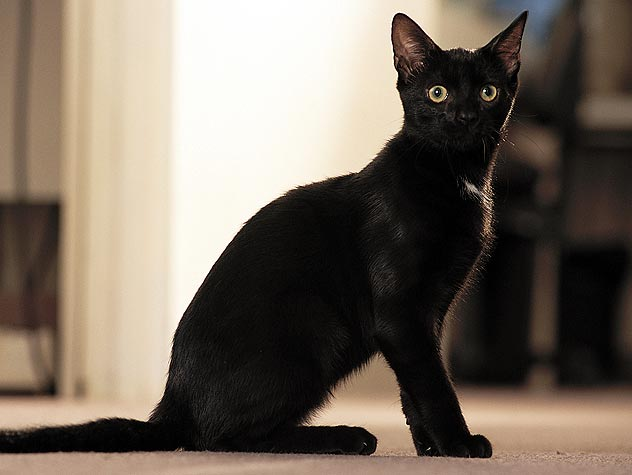
//> input picture test_images/black_cat.jpg, 632 x 475 px
$ ./EqualHistogram test_images/black_cat.jpg   (built with g++ and OpenCV 4)
//> lines starting //> are read from the running program, lines starting //| are printed output that depends on the picture; after the words box and inside, x2 and y2 are one past the last pixel; in counts of white or black regions, pixels touching at a corner belong together
### Histogram.h
// Utilities for computing, manipulating, and drawing histograms.

#include <opencv2/opencv.hpp>

// For now, assumes BGR, 8 bit unsigned channels
class Histogram {

  public:
    Histogram();

    // Input image MUST be BGR (8UC3)
    Histogram(const cv::Mat &image);
    ~Histogram();

    // Integrate this histogram and return a new, cumulative histogram.
    Histogram cumulative() const;

    // Draw the histogram (currently hard-coded to return a 255 x 100 image)
    cv::Mat draw() const;

    // Number of pixels with the given intensity value (per channel)
    size_t blue[256];
    size_t green[256];
    size_t red[256];
};

### Histogram.cpp
#include "Histogram.h"

Histogram::Histogram() : blue {0}, green {0}, red {0} {
}

Histogram::Histogram(const cv::Mat &image) : blue {0}, green {0}, red {0} {
    cv::Size size = image.size();
    for (int x = 0; x < size.width; x++) {
        for (int y = 0; y < size.height; y++) {
            const cv::Vec3b &values = image.at<cv::Vec3b>(cv::Point(x, y));
            blue[values.val[0]]++;
            green[values.val[1]]++;
            red[values.val[2]]++;
        }
    }
}

Histogram::~Histogram() {
}

Histogram Histogram::cumulative() const {
    Histogram hOut;
    hOut.blue[0] = blue[0];
    hOut.green[0] = green[0];
    hOut.red[0] = red[0];
    for (size_t i = 0; i < 256; i++) {
        hOut.blue[i] = hOut.blue[i-1] + blue[i];
        hOut.green[i] = hOut.green[i-1] + green[i];
        hOut.red[i] = hOut.red[i-1] + red[i];
    }
    return hOut;
}

cv::Mat Histogram::draw() const {
    cv::Mat output(cv::Size(256, 100), CV_8UC3, cv::Scalar(0, 0, 0));
    size_t max = 0;

    // For normalization, find max (which we'll map to 100)
    for (unsigned i = 0; i < 256; i++) {
        if (max < red[i]) {
            max = red[i];
        }
        if (max < green[i]) {
            max = green[i];
        }
        if (max < blue[i]) {
            max = blue[i];
        }
    }

    // Now draw it
    for (unsigned i = 1; i < 256; i++) {
        for (unsigned c = 0; c < 3; c++) {
            cv::Point p1, p2;
            switch (c) {
                case 0:
                    p1 = cv::Point(i-1, 100-blue[i-1]*100/max);
                    p2 = cv::Point(i, 100-blue[i]*100/max);
                    break;
                case 1:
                    p1 = cv::Point(i-1, 100-green[i-1]*100/max);
                    p2 = cv::Point(i, 100-green[i]*100/max);
                    break;
                case 2:
                    p1 = cv::Point(i-1, 100-red[i-1]*100/max);
                    p2 = cv::Point(i, 100-red[i]*100/max);
                    break;
            }
            cv::LineIterator it(output, p1, p2, 8);
            for (int i = 0; i < it.count; i++, it++) {
                ((cv::Vec3b *)(*it))->val[c] = 255;
            }
        }
    }
    return output;
}

### EqualHistogram.cpp
// Ex 3.6: Histogram equalization
// Compute the gray level (luminance) histogram for an image and equalize it
// so that the tones look better (and the image is less sensitive to exposure
// settings).
//
// Note: Not actually using luminance yet.

#include <opencv2/opencv.hpp>

#include <iostream>

#include "Histogram.h"

#define WINDOW_NAME "Histogram Equalizer"

cv::Mat equalHistogram(const cv::Mat &image) {
    cv::Mat equalized(image.size(), CV_8UC3);
    Histogram h = Histogram(image).cumulative();
    size_t totalRed = h.red[255];
    size_t totalGreen = h.green[255];
    size_t totalBlue = h.blue[255];
    for (int x = 0; x < image.size().width; x++) {
        for (int y = 0; y < image.size().height; y++) {
            cv::Point p(x, y);
            const cv::Vec3b &origValues = image.at<cv::Vec3b>(p);
            cv::Vec3b &newValues = equalized.at<cv::Vec3b>(p);
            newValues[0] = (double)(h.blue[origValues[0]]*255)/totalBlue+0.5;
            newValues[1] = (double)(h.green[origValues[1]]*255)/totalGreen+0.5;
            newValues[2] = (double)(h.red[origValues[2]]*255)/totalRed+0.5;
        }
    }
    return equalized;
}

cv::Mat makeDisplayImage(const cv::Mat &image, const cv::Mat &imageHist,
                         const cv::Mat &equalized,
                         const cv::Mat &equalizedHist) {
    cv::Size inSize = image.size();
    cv::Size outSize(inSize.width * 2 + 2, inSize.height);
    cv::Mat displayImage(outSize, CV_8UC3, cv::Scalar(0, 0, 0));

    image.copyTo(displayImage(cv::Rect(cv::Point(0, 0), inSize)));
    imageHist.copyTo(displayImage(cv::Rect(
                       cv::Point(0, inSize.height-imageHist.size().height),
                       imageHist.size())));
    cv::putText(displayImage, "input", cv::Point(0, 20),
                cv::FONT_HERSHEY_PLAIN, 1.0, cv::Scalar(0, 255, 0));

    equalized.copyTo(displayImage(cv::Rect(cv::Point(inSize.width+2, 0),
                                           inSize)));
    equalizedHist.copyTo(displayImage(cv::Rect(
                     cv::Point(inSize.width,
                               inSize.height-equalizedHist.size().height),
                     equalizedHist.size())));
    cv::putText(displayImage, "output", cv::Point(inSize.width+2, 20),
                cv::FONT_HERSHEY_PLAIN, 1.0, cv::Scalar(0, 255, 0));

    return displayImage;
}

int main(int argc, char *argv[]) {
    if (argc != 2) {
        std::cerr << "Usage: " << argv[0] << " [image file]\n";
        return 1;
    }

    cv::Mat image = cv::imread(argv[1]);
//> image is the input picture: 475 rows x 632 cols, CV_8UC3; mean B, G, R 94.6, 106, 116.8
    if (!image.data) {
        std::cerr << "imread: " << argv[1] << ": didn't work out\n";
        return 1;
    }

    std::cout << "Press ESC in the window to quit.\n";
    cv::Mat equalized = equalHistogram(image);
//> after the loop in Histogram, `for (int x = 0; x < size.width; x++)`: blue = 256 values, max 7985 at index 7, min 1 at index 253, mean 1172.7; green = 256 values, max 9278 at index 254, min 311 at index 85, mean 1172.7; red = 256 values, max 15881 at index 253, min 260 at index 133, mean 1172.7
//> in cumulative, `hOut.blue[0] = blue[0];`: hOut.blue = 256 values, max 2945 at index 0, min 0 at index 1, mean 11.5
//> in cumulative, `hOut.green[0] = green[0];`: hOut.green = 256 values, max 1899 at index 0, min 0 at index 1, mean 7.42
//> in cumulative, `hOut.red[0] = red[0];`: hOut.red = 256 values, max 694 at index 0, min 0 at index 1, mean 2.71
//> after the loop in cumulative, `for (size_t i = 0; i < 256; i++)`: hOut.blue = 256 values from 5053 to 302308; hOut.green = 256 values from 1899 to 300200; hOut.red = 256 values from 694 to 300200
//> in equalHistogram, `size_t totalRed = h.red[255];`: totalRed = 300200
//> in equalHistogram, `size_t totalBlue = h.blue[255];`: totalBlue = 302308
//> after the loop in equalHistogram, `for (int x = 0; x < image.size().width; x++)`:
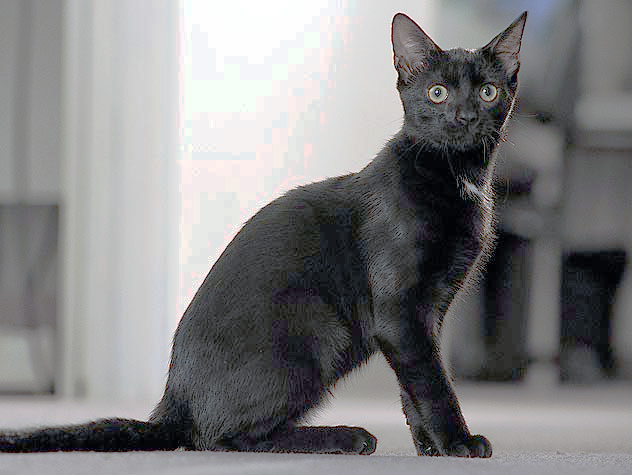
//> equalized: 475 rows x 632 cols, CV_8UC3; mean B, G, R 129.5, 128.6, 128.8
    cv::Mat displayImage = makeDisplayImage(
                             image, Histogram(image).draw(),
                             equalized, Histogram(equalized).draw());
//> the loop in draw, `for (unsigned i = 0; i < 256; i++)` made 256 passes
//> max on passes 2, 3, 4, 5, 6, 7, 10, 12, 15, 17, 18, 20: 694, 1899, 1924, 2945, 3355, 3741, 3937, 4213, 5014, 5024, 5155, 6218
//> after the loop in draw, `for (unsigned i = 0; i < 256; i++)`: max = 15881
//> the loop in draw (call 2), `for (unsigned i = 0; i < 256; i++)` made 256 passes
//> max on passes 1, 3, 5, 6, 7, 8, 254: 2945, 3937, 5155, 6425, 7794, 7985, 15881
//> in makeDisplayImage, `image.copyTo(displayImage(cv::Rect(cv::Point(0, 0), inSize)));`:
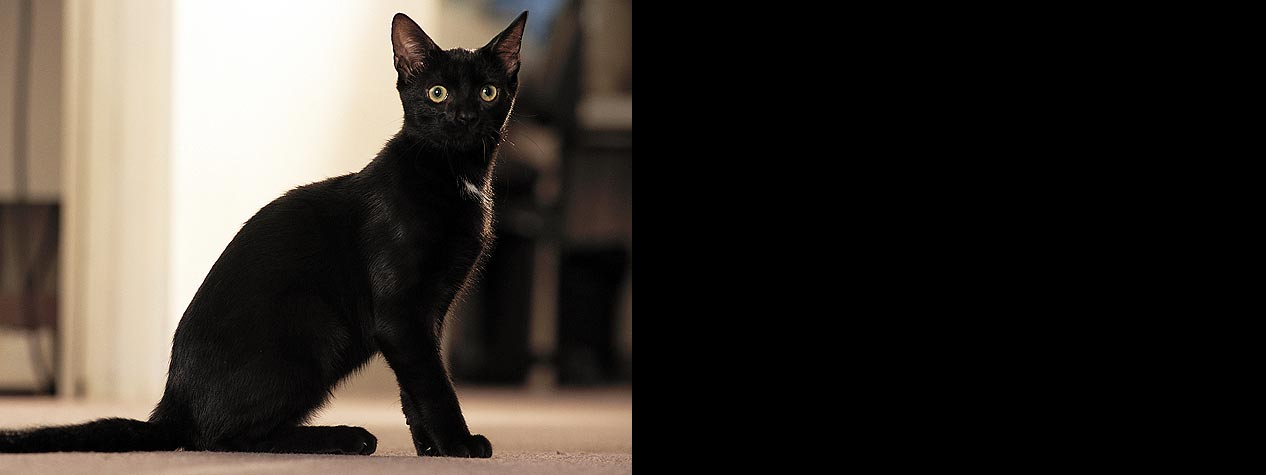
//> displayImage: 475 rows x 1266 cols, CV_8UC3; mean B, G, R 47.2, 52.9, 58.3
//> in makeDisplayImage, `imageHist.copyTo(displayImage(cv::Rect( cv::Point(0, inSize.height-ima..`:
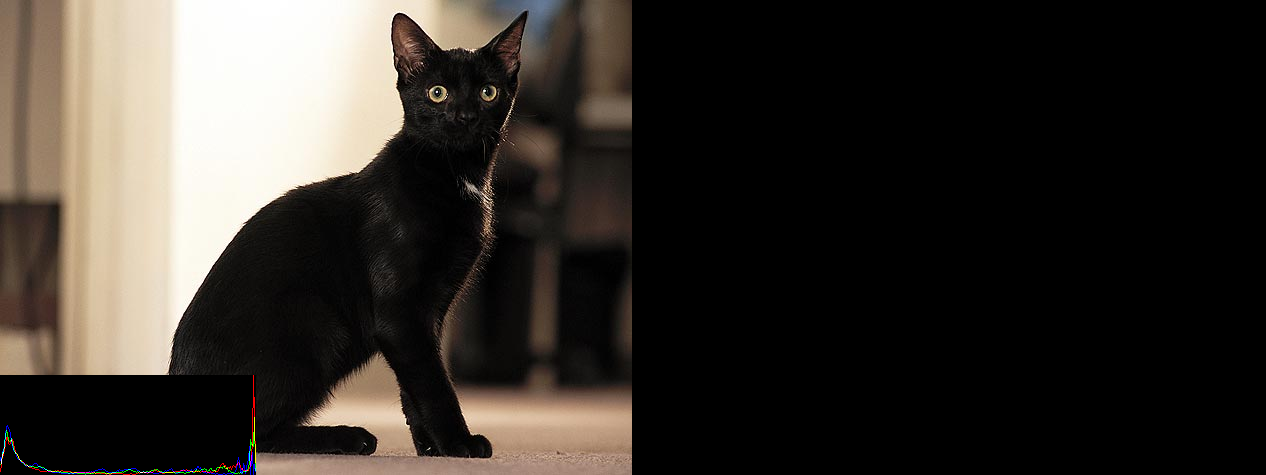
//> displayImage: 475 rows x 1266 cols, CV_8UC3; 4.24% of pixels changed, all inside (x1, y1, x2, y2) = (0, 375, 256, 475)
//> in makeDisplayImage, `cv::putText(displayImage, "input", cv::Point(0, 20), cv::FONT_HERSHEY_..`: displayImage: 475 rows x 1266 cols, CV_8UC3; 85 pixels changed, all inside (x1, y1, x2, y2) = (1, 9, 42, 23)
//> in makeDisplayImage, `equalized.copyTo(displayImage(cv::Rect(cv::Point(inSize.width+2, 0), i..`:
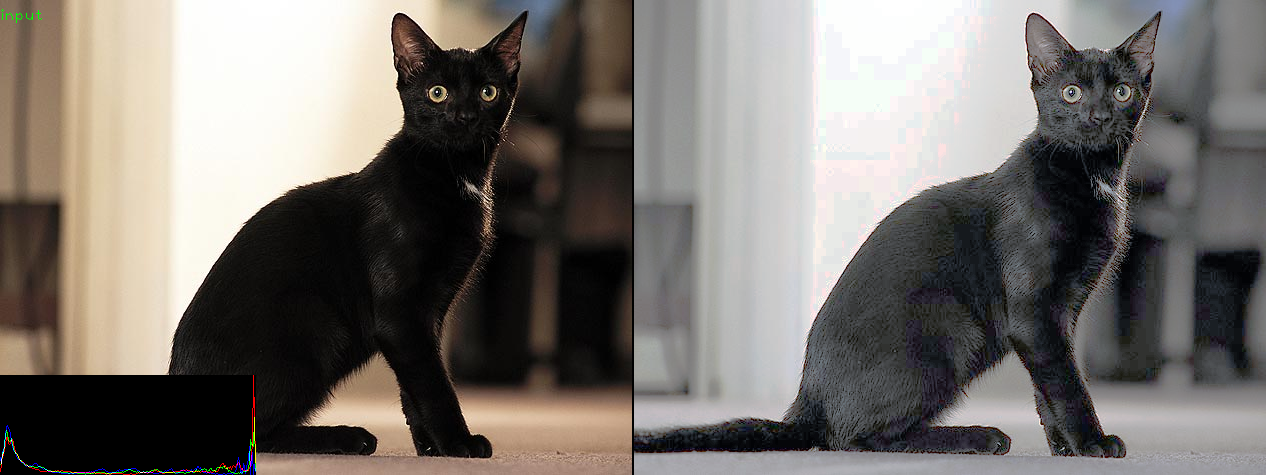
//> displayImage: 475 rows x 1266 cols, CV_8UC3; mean B, G, R 108.8, 113.5, 118.3
//> in makeDisplayImage, `equalizedHist.copyTo(displayImage(cv::Rect( cv::Point(inSize.width, in..`:
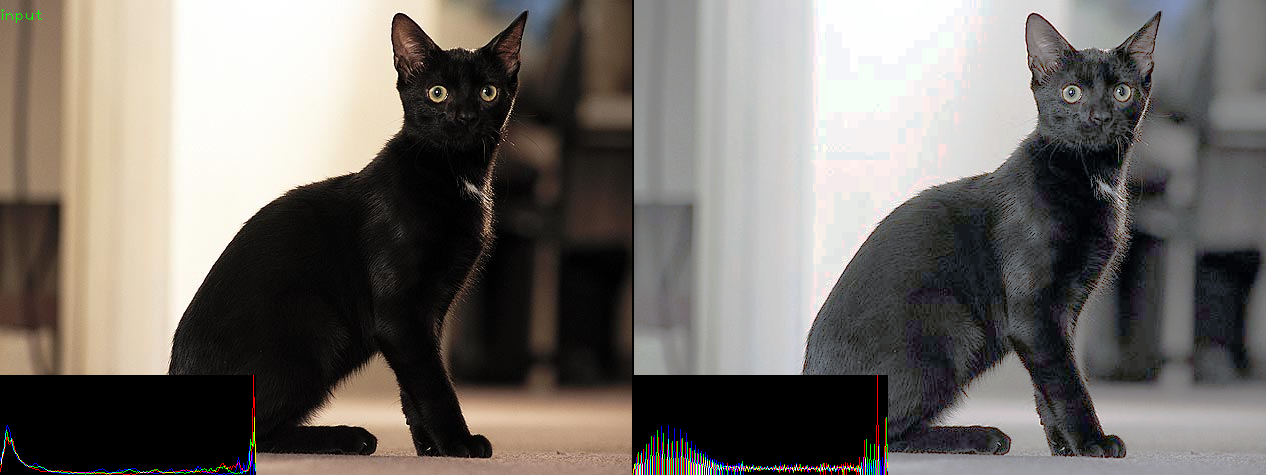
//> displayImage: 475 rows x 1266 cols, CV_8UC3; 4.23% of pixels changed, all inside (x1, y1, x2, y2) = (632, 375, 888, 475)
//> in makeDisplayImage, `cv::putText(displayImage, "output", cv::Point(inSize.width+2, 20), cv:..`: displayImage: 475 rows x 1266 cols, CV_8UC3; 107 pixels changed, all inside (x1, y1, x2, y2) = (636, 10, 690, 23)
    cv::namedWindow(WINDOW_NAME, cv::WINDOW_AUTOSIZE);
    cv::imshow(WINDOW_NAME, displayImage);
    for (;;) {
        if (cv::waitKey(0) == 27) {
//> the Esc key is pressed
            break;
        }
    }

    return 0;
}

$ run again, on test_images/underexposed.jpg
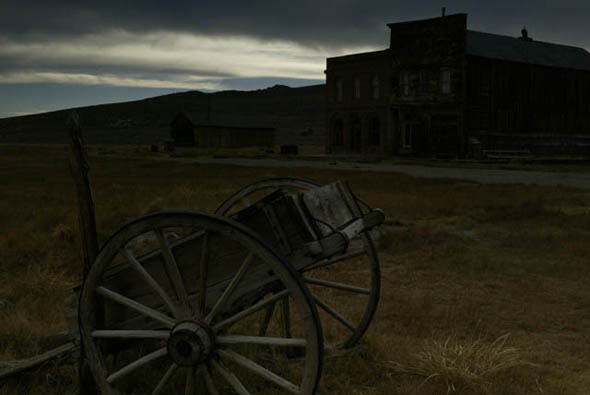
//> input picture test_images/underexposed.jpg, 590 x 395 px
//> image is the input picture: 395 rows x 590 cols, CV_8UC3; mean B, G, R 26.5, 36.8, 37.2
//> after the loop in Histogram, `for (int x = 0; x < size.width; x++)`: blue = 256 values, max 10171 at index 0, min 0 at index 205, mean 910.4; green = 256 values, max 6195 at index 18, min 0 at index 226, mean 910.4; red = 256 values, max 5615 at index 13, min 0 at index 229, mean 910.4
//> in cumulative, `hOut.blue[0] = blue[0];`: hOut.blue = 256 values, max 10171 at index 0, min 0 at index 1, mean 39.73
//> in cumulative, `hOut.green[0] = green[0];`: hOut.green = 256 values, max 202 at index 0, min 0 at index 1, mean 0.789
//> in cumulative, `hOut.red[0] = red[0];`: hOut.red = 256 values, max 681 at index 0, min 0 at index 1, mean 2.66
//> after the loop in cumulative, `for (size_t i = 0; i < 256; i++)`: hOut.blue = 256 values from 10171 to 233050; hOut.green = 256 values from 202 to 233050; hOut.red = 256 values from 681 to 233050
//> totalRed = 233050
//> after the loop in equalHistogram, `for (int x = 0; x < image.size().width; x++)`:
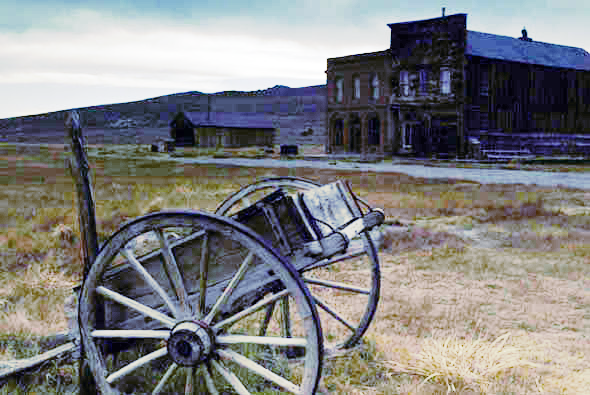
//> equalized: 395 rows x 590 cols, CV_8UC3; mean B, G, R 130.7, 129.5, 129.4
//> the loop in draw, `for (unsigned i = 0; i < 256; i++)` made 256 passes
//> max on passes 1, 2, 3, 4, 6, 8, 11, 12: 202, 681, 1162, 1560, 2610, 3166, 4245, 10171
//> after the loop in draw, `for (unsigned i = 0; i < 256; i++)`: max = 10171
//> the loop in draw (call 2), `for (unsigned i = 0; i < 256; i++)` made 256 passes
//> in makeDisplayImage, `equalizedHist.copyTo(displayImage(cv::Rect( cv::Point(inSize.width, in..`:
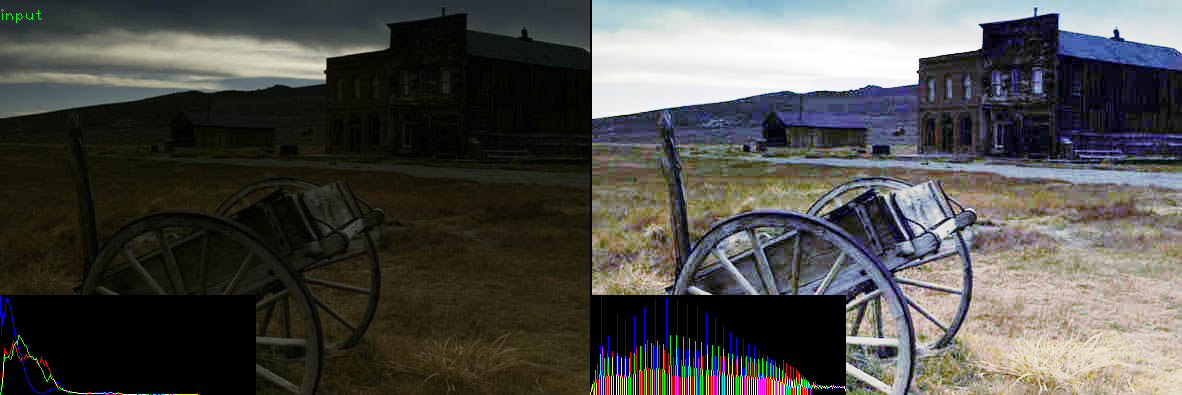
//> displayImage: 395 rows x 1182 cols, CV_8UC3; mean B, G, R 73.5, 77.5, 77.8
